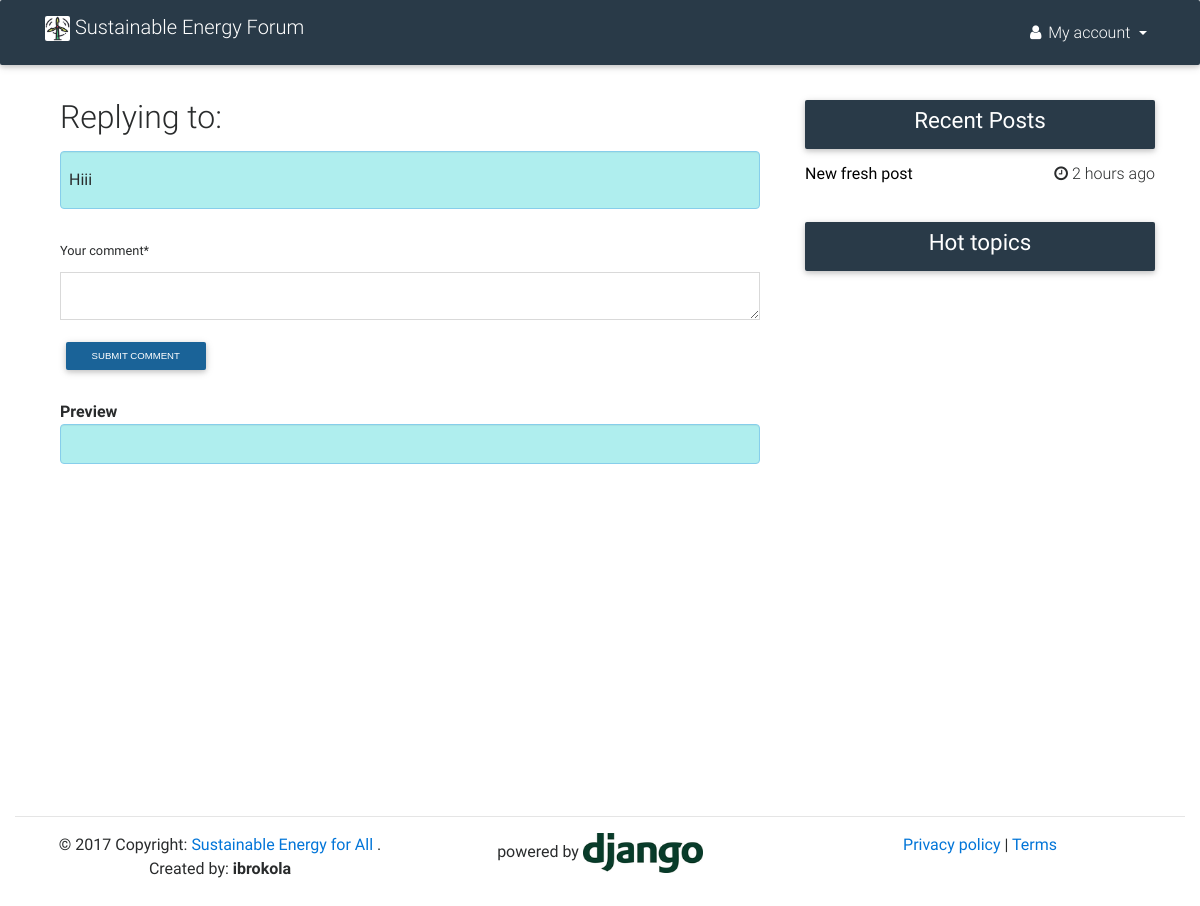
The app's page /forum/comments/1/reply/ (signed in), older data.
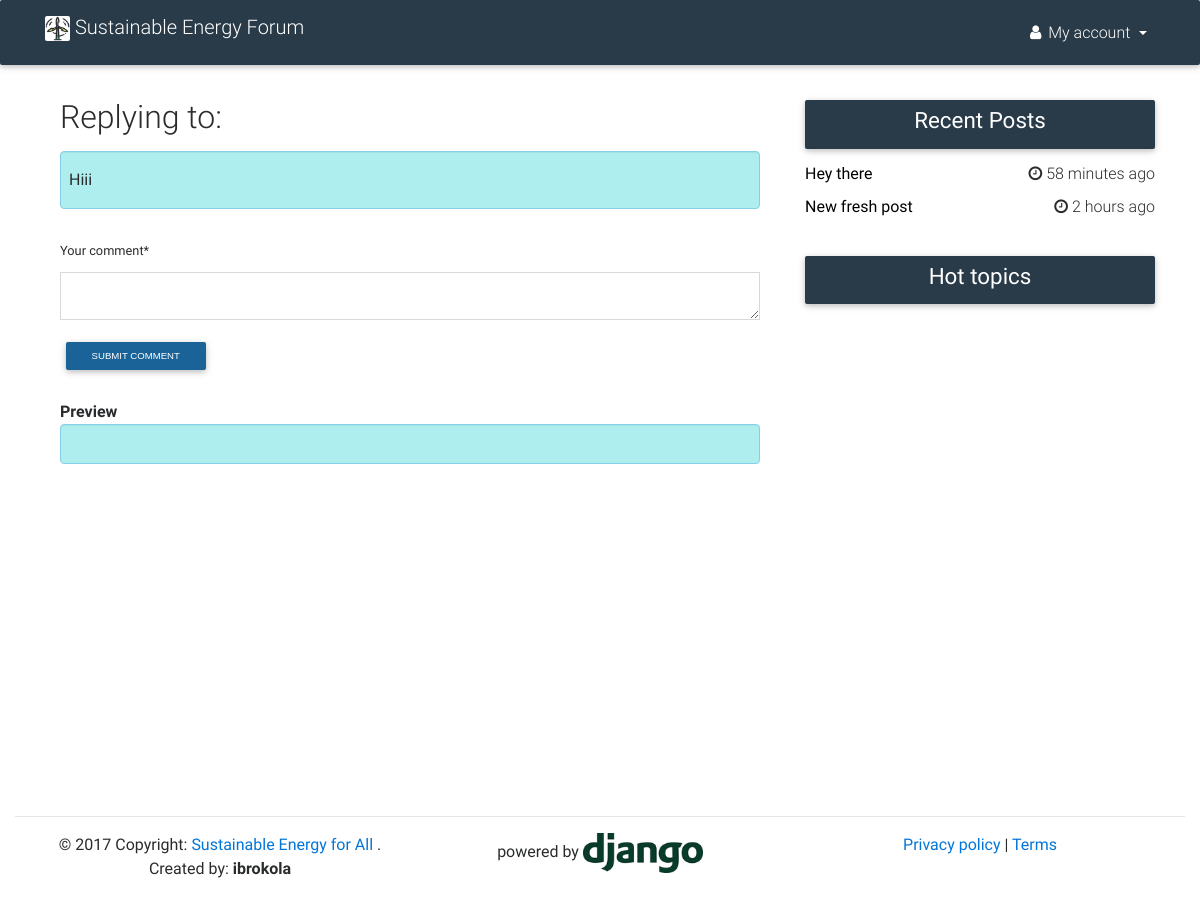
The same page, newer data.
### forum/models.py (models this page shows, shortened)
class Votable(models.Model):
    class Meta:
        abstract = True
    votes = GenericRelation(Vote)
    author = models.ForeignKey(User, on_delete=models.PROTECT)
    upvotes = models.IntegerField(default=0)
    downvotes = models.IntegerField(default=0)
    flags = models.IntegerField(default=0)

class Post(Votable):
    class Meta:
        db_table = "posts"
        index_together = [
            ["submission_time",],
        ]
    objects = PostsManager()
    title = models.CharField(max_length=120)
    slug = models.SlugField(null=True, blank=True)
    text = models.TextField(blank=True)
    submission_time = models.DateTimeField(auto_now_add=True)
    num_comments = models.IntegerField(default=0)
    def get_absolute_url(self):
        return reverse('forum:discussion', kwargs={"post_id": self.pk})
    def __str__(self):
        return self.title

### forum/views.py (the view, shortened to what this page needs)
# urls.py: url(r'^comments/(?P<id>\d+)/reply/$', ReplyToComment.as_view(), name='reply_to_comment'),
class ReplyToComment(LoginRequiredMixin, View):
    def get(self, request, *args, **kwargs):
        form = CommentForm()
        parent_comment = get_object_or_404(Comment, pk=kwargs['id'])
        side1 = Post.objects.filter(num_comments__gte=10)[:5]
        side2 = Post.objects.order_by('-submission_time')[:5]
        post = parent_comment.post
        template = 'forum/reply_to_comment.html'
        context = {
            "post": post,
            "parent_comment": parent_comment,
            "form": form,
            "side1": side1,
            "side2": side2
        }
        return render(request, template, context)

### forum/forms.py
class CommentForm(forms.ModelForm):
    class Meta:
        model = Comment
        fields = ['text']
        labels = {
            'text': 'Your comment',
        }

### forum/templatetags/markdown.py (called while the page is built)
@register.filter(name='markdown')
def markdown(value):
	html = markdown2.markdown(value,
		safe_mode="escape",
		extras=["fenced-code-blocks"])
	return mark_safe(html)

### templates/forum/reply_to_comment.html (shortened to what this page needs)
{% extends 'base.html' %}
{% load static %}
{% load markdown %}
{% load crispy_forms_tags %}
{% block title %}Reply to Comment{% endblock %} {% block content %}
<div class="container-fluid" style="padding-top: 100px;"></div>
<div class="container">
    <div class="row">
        <div class="col-sm-8">
            <div class="col-sm-12">
                <h1>Replying to:</h1>
                <div class="comment-text">
                    <p>
                        {{ parent_comment.text | markdown }}
                    </p>
                </div>
            </div>
            <div class="container">
                <div class="row">
                    <div class="col-sm-12">
                        <br>
                        <form method="post">
                            {% csrf_token %} {{ form|crispy }}
                            <button type="submit" class="btn btn-default btn-sm">Submit Comment</button>
                        </form>
                        <br>
                        <strong>Preview</strong>
                        <div class="comment-text">
                        </div>
                    </div>
                </div>
            </div>
        </div>
        <br>
        <div class="col-sm-4">
            {% include "forum/snippet/sidebar.html" with side1=side1 side2=side2 %}
        </div>
    </div>
</div>
{% endblock %}

### templates/forum/snippet/sidebar.html (shortened to what this page needs)
{% load humanize %}
<section class="section widget-content wow fadeIn" data-wow-delay="0.3s">
    <nav class="navbar navbar-dark sidebar-heading">
        <div class="flex-center">
            <h4 class="h4-responsive white-text">Recent Posts</h4>
        </div>
    </nav>
    <div class="single-post">
        <div class="row">
            <div class="col-12">
                {% for item in side2 %}
                    <h6><b><a href="{{ item.get_absolute_url }}"><span class="text-black" style="text-decoration:none; color:black;">{{ item|truncatechars:25 }}</span></a></b> <span class="float-right"><i class="fa fa-clock-o"></i> {{ item.submission_time | naturaltime }}</span></h6>
                {% endfor %}
            </div>
        </div>
    </div>
</section>
<section class="section widget-content wow fadeIn" data-wow-delay="0.3s">
    <nav class="navbar navbar-dark sidebar-heading">
        <div class="flex-center">
            <h4 class="h4-responsive white-text">Hot topics</h4>
        </div>
    </nav>
    <div class="single-post">
        <div class="row">
            <div class="col-12">
            </div>
        </div>
    </div>
</section>

Row changes from the older to the newer data that the page shows:
added Post: title "Hey there", submission_time "58 minutes ago"
